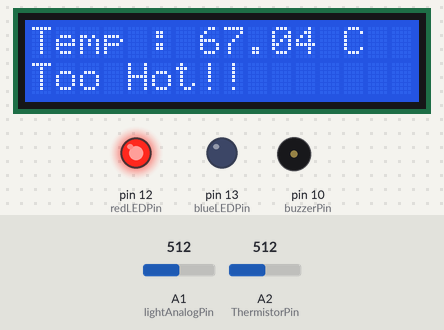
Recording of a sketch running on a simulated Arduino Uno, built with avr-gcc and run on an emulated ATmega328P. On the bench: 16×2 character LCD, output pins drawn as LEDs (lit = HIGH), buzzer (waves = sounding). Dashed ring = blinking. The test bench sets the inputs (shaded band); at power-on: A1 (lightAnalogPin) = 512, A2 (ThermistorPin) = 512. What the sketch prints to the serial monitor is not drawn.

Above: at 3.2 s.
3.3 s: A1 (lightAnalogPin) set to 256
At 4.9 s:
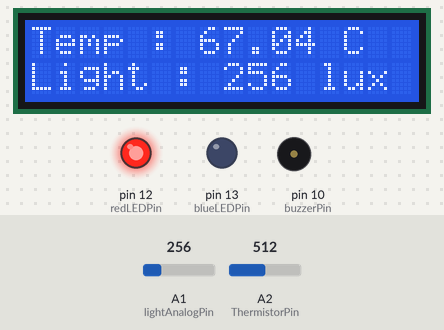
6.3 s: A1 (lightAnalogPin) set to 238
At 10.1 s:
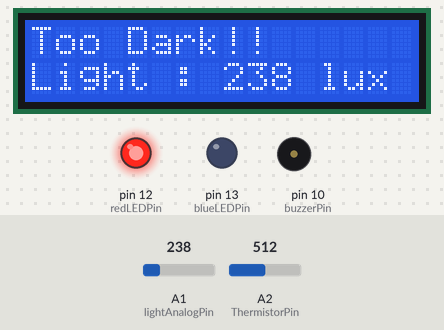
11.9 s: A1 (lightAnalogPin) set to 15
At 12.2 s:
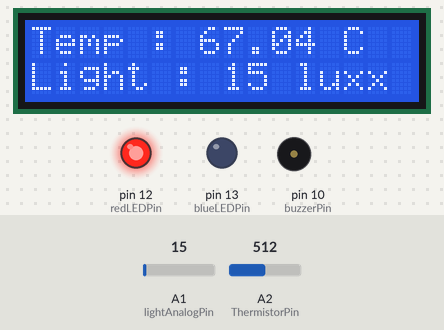
14.9 s: A2 (ThermistorPin) set to 121
At 15.7 s:
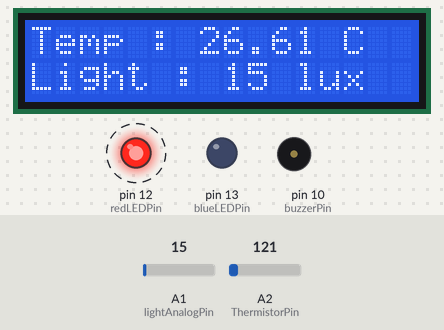
17.9 s: A2 (ThermistorPin) set to 105
At 20.0 s:
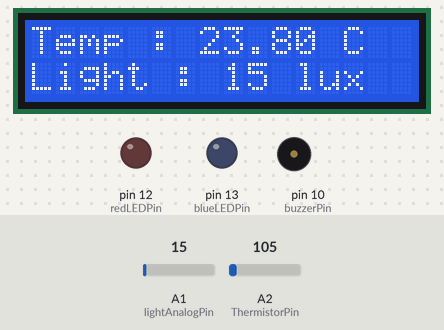
21.0 s: A2 (ThermistorPin) set to 76
At 21.3 s:
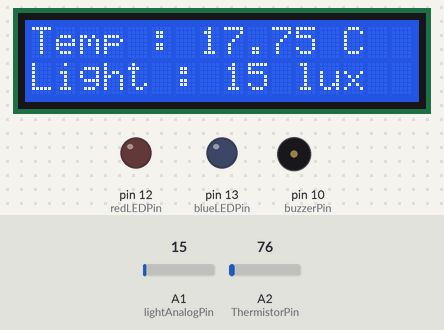
24.0 s: A2 (ThermistorPin) set to 64
Timing chart, 0 to 27.9 s (numbered marks = the images above; inputs shaded):
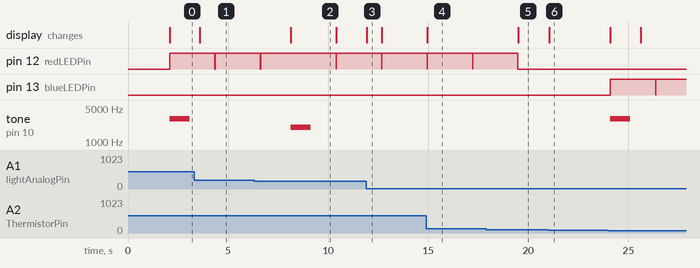

The sketch:

code.ino
```cpp
// ------------ Temperature Sensor KY-013 ------------
// Leds that will indicate if it's too cold or hot
int blueLEDPin = 13;
int redLEDPin = 12;
// Temperature default and constant values
int ThermistorPin = A2;
float Vo, T, finalTemp, tempDiff = 42.;
float R1 = 10000; // value of R1 on board
float logR2, R2;
float c1 = 0.001129148, c2 = 0.000234125, c3 = 0.0000000876741; //steinhart-hart coeficients for thermistor
bool tempBuzzed = false;
// Temperature function
float analogToDegree(float Vo){
  R2 = R1 * (1023.0 / (float)Vo - 1.0); //calculate resistance on thermistor
  logR2 = log(R2);
  T = (1.0 / (c1 + c2*logR2 + c3*logR2*logR2*logR2)); // temperature in Kelvin
  T = T - 273.15;
  finalTemp = T + tempDiff;
  return finalTemp;
}


// ------------ Photocell ------------
int lightAnalogPin = A1;
int lightValue = 0;
int buzzerPin = 10;
bool lightBuzzed = false;
float sinVal;
int toneVal;


// ------------ LCD Screen ------------
#include <LiquidCrystal.h>
LiquidCrystal lcd(7, 6, 5, 4, 3, 2);

// ------------ Bluetooth Module HC-05  ------------
#include <SoftwareSerial.h>
SoftwareSerial BTSerial(8, 9);
void readBTCommand(){
  if (BTSerial.available() > 0){
      String inputString = "";
      inputString = BTSerial.readString();
      Serial.print("New BT Received : ");
      Serial.println(inputString);
      char inputChar[inputString.length()+1] ;
      inputString.toCharArray(inputChar,inputString.length()+1);

      char* command = strtok(inputChar, "&");
      while (command != 0)
      {
          char* valueCommand = strchr(command, ':');
          if (valueCommand != 0)
          {
              *valueCommand = 0;
              ++valueCommand;
                if(String(command) == "temp"){
                  int requestTemp = String(valueCommand).toInt();
                  tempDiff = requestTemp - T ;
                  Serial.print("New temp diff : ");
                  Serial.println(tempDiff);
                  Serial.print("Current Temp : ");
                  Serial.println(T);
                  Serial.print("Request Temp : ");
                  Serial.println(requestTemp);
                }/*else if(String(command) == "sensor"){
                  fixInput = String(valueCommand).toInt() ;
                  Serial.print("New fixed Input");
                  Serial.println(fixInput);
                }*/
          }
          command = strtok(0, "&");
      }
  }
}

void buzzer(int toneHeight){
  sinVal = (sin(toneHeight*(3.1412/180)));
  toneVal = 2000+(int(sinVal*1000));
  tone(buzzerPin, toneVal, 1000);
}

void setup() {
  // Configure LED pins as output
  pinMode(blueLEDPin, OUTPUT);
  pinMode(redLEDPin, OUTPUT);

  Serial.begin (9600); // Configure Serial Monitor

  pinMode(buzzerPin, OUTPUT);

  lcd.begin(16, 2);
  lcd.print("Weather Station");

  Serial.println("Arduino is ready");

  BTSerial.begin(9600);

  delay(2000);

  lcd.clear();
}

void loop() {
  // Disable both Leds at the beginning of the loop
  digitalWrite(blueLEDPin, LOW);
  digitalWrite(redLEDPin, LOW);

  lcd.clear();

  analogToDegree(analogRead(ThermistorPin)); // Get Analog value and convert it to Celcius degrees
  Serial.print("Temperature = ");
  Serial.println(finalTemp);
  if (finalTemp <= 17 || finalTemp >= 25){
    lcd.setCursor(0, 0);
    lcd.clear();
    lcd.print("Temp : ");
    lcd.print(finalTemp);
    lcd.print(" C");
    lcd.setCursor(0, 1);
    if (finalTemp <= 17){ // If too Cold
      if (tempBuzzed == false){
        buzzer(90);
        tempBuzzed = true;
        lcd.print("Too Cold!! ");
      }else {
        lcd.print("Light : ");
        lcd.print(lightValue);
        lcd.print(" lux");
      }
    digitalWrite(blueLEDPin, HIGH);
    }else if (finalTemp >= 25){ // If too Hot
      if (tempBuzzed == false){
        buzzer(90);
        tempBuzzed = true;
        lcd.print("Too Hot!! ");
      }else {
        lcd.print("Light : ");
        lcd.print(lightValue);
        lcd.print(" lux");
      }
      digitalWrite(redLEDPin, HIGH);
    }
    delay(1500);
  }else {
    if (tempBuzzed){
      tempBuzzed = false;
    }
    lcd.setCursor(0, 0);
    lcd.print("Temp : ");
    lcd.print(finalTemp);
    lcd.print(" C");
  }


  lightValue = analogRead(lightAnalogPin);
  Serial.print("Light = ");
  Serial.println(lightValue);
  lcd.setCursor(0, 1);
  lcd.print("Light : ");
  lcd.print(lightValue);
  lcd.print(" lux");
  if (lightValue < 250 && lightBuzzed == false){ // If luminosity under 250 lux
    buzzer(0);
    lightBuzzed = true;
    lcd.setCursor(0, 0);
    lcd.clear();
    lcd.print("Too Dark!!");
    lcd.setCursor(0, 1);
    lcd.print("Light : ");
    lcd.print(lightValue);
    lcd.print(" lux");
    delay(1500);
  }else if (lightValue >= 250 && lightBuzzed == true){
    lightBuzzed = false;
  }

  BTSerial.print(finalTemp);
  BTSerial.print("&");
  BTSerial.print(lightValue);
  BTSerial.print("&\n");

  readBTCommand();

  delay(750); // Wait 1 second between each loop
}
```

Measured:
- the behaviour switches between 250 and 249 on A1 (lightAnalogPin) (found by bisection; images 1 and 2)
- the behaviour switches between 112 and 111 on A2 (ThermistorPin) (found by bisection; images 4 and 5)
- after the input at 3.3 s, the display: changes after 0.29 s (image 1)
- after the input at 6.3 s, pin 12 (redLEDPin): HIGH → LOW after 4.1 s, → HIGH 0.01 s later; tone on pin 10 (buzzerPin): silent → 2000 Hz after 1.8 s, → silent 1.0 s later; the display: changes after 1.8 s (image 2)
- after the input at 11.9 s, the display: changes at once (image 3)
- after the input at 14.9 s, the display: changes after 0.05 s (image 4)
- after the input at 17.9 s, pin 12 (redLEDPin): goes on until 19.5 s, then stays LOW; the display: changes after 1.6 s (image 5)
- after the input at 21.0 s, the display: changes after 0.05 s (image 6)
- after the input at 24.0 s, pin 13 (blueLEDPin): LOW → HIGH after 0.11 s, → LOW 2.3 s later, → HIGH 0.01 s later; tone on pin 10 (buzzerPin): silent → 3000 Hz after 0.11 s, → silent 1.0 s later
